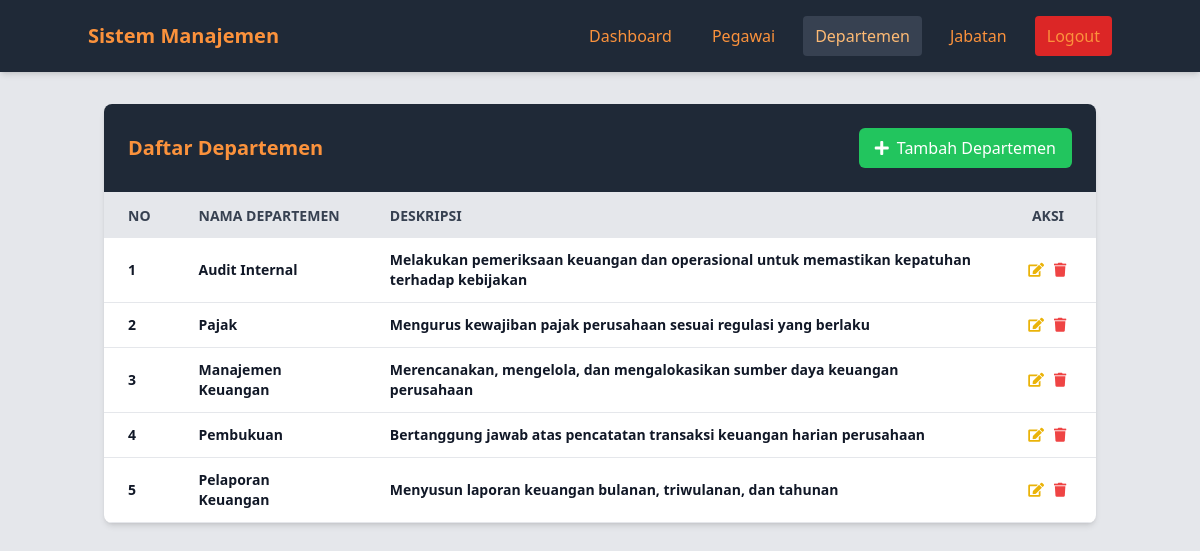
Page /pages/departemen/index.php (signed in) on the committed database.
### tables this page shows
CREATE TABLE `departemen` (
  `id` int(11) NOT NULL,
  `nama_departemen` varchar(100) NOT NULL,
  `deskripsi` text DEFAULT NULL
);

### pages/departemen/index.php (the view, shortened to what this page needs)
<?php
include '../../tampilan/navbar.php';
require_once '../../config/config.php';
$query = "SELECT * FROM departemen";
$result = mysqli_query($koneksi, $query);
?>
<div class="container mx-auto px-4 py-8">
    <div class="bg-white shadow-md rounded-lg overflow-hidden">
        <div class="flex justify-between items-center p-6  bg-gray-800 text-orange-400 border-b">
            <h3 class="text-xl font-semibold">Daftar Departemen</h3>
            <a href="tambah.php" class="bg-green-500 text-white px-4 py-2 rounded-md hover:bg-green-600 transition duration-300 flex items-center">
                <i class="fas fa-plus mr-2"></i> Tambah Departemen
            </a>
        </div>
        <div class="overflow-x-auto">
            <table class="w-full">
                <thead>
                <tr class="bg-gray-200 text-gray-700 uppercase text-sm leading-normal">
                        <th class="py-3 px-6 text-left w-16">No</th>
                        <th class="py-3 px-6 text-left">Nama Departemen</th>
                        <th class="py-3 px-6 text-left">Deskripsi</th>
                        <th class="py-3 px-6 text-center w-24">Aksi</th>
                    </tr>
                </thead>
                <tbody class="text-gray-600 text-sm font-light">
                    <?php
                    $no = 1;
                    while($row = mysqli_fetch_assoc($result)):
                    ?>
                    <tr class="border-b border-gray-200 hover:bg-gray-100">
                        <td class="py-3 px-6 text-left whitespace-nowrap font-semibold text-gray-900">
                            <div class="flex items-center">
                                <?php echo $no++; ?>
                            </div>
                        </td>
                        <td class="py-3 px-6 text-left font-semibold text-gray-900">
                            <?php echo htmlspecialchars($row['nama_departemen']); ?>
                        </td>
                        <td class="py-3 px-6 text-left font-semibold text-gray-900">
                            <?php echo htmlspecialchars($row['deskripsi'] ?? 'Tidak ada deskripsi'); ?>
                        </td>
                        <td class="py-3 px-6 text-center">
                            <div class="flex item-center justify-center">
                                <a href="edit.php?id=<?php echo $row['id']; ?>"
                                   class="w-4 mr-2 transform text-yellow-500 hover:text-yellow-700 hover:scale-110">
                                    <i class="fas fa-edit"></i>
                                </a>
                                <a href="../../proses/departemen/hapus.php?id=<?php echo $row['id']; ?>"
                                   class="w-4 transform text-red-500 hover:text-red-700 hover:scale-110"
                                   onclick="return confirm('Yakin ingin menghapus pegawai ini?')">
                                    <i class="fas fa-trash"></i>
                                </a>
                            </div>
                        </td>
                    </tr>
                    <?php endwhile; ?>
                </tbody>
            </table>
        </div>
    </div>
</div>
</body>
</html>

### rows in the picture
departemen: nama_departemen "Audit Internal", deskripsi "Melakukan pemeriksaan keuangan dan operasional untuk memastikan kepatuhan terhadap kebijakan"
departemen: nama_departemen "Pajak", deskripsi "Mengurus kewajiban pajak perusahaan sesuai regulasi yang berlaku"
departemen: nama_departemen "Manajemen Keuangan", deskripsi "Merencanakan, mengelola, dan mengalokasikan sumber daya keuangan perusahaan"
departemen: nama_departemen "Pembukuan", deskripsi "Bertanggung jawab atas pencatatan transaksi keuangan harian perusahaan"
departemen: nama_departemen "Pelaporan Keuangan", deskripsi "Menyusun laporan keuangan bulanan, triwulanan, dan tahunan"
